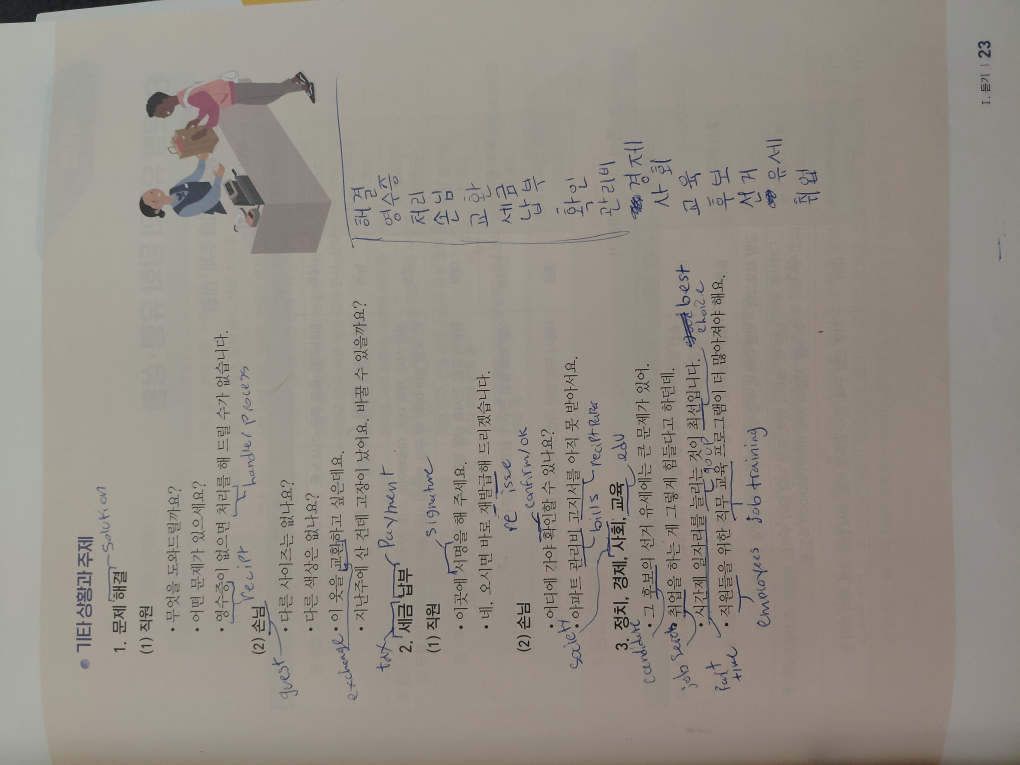
#> input picture texts/kr/edw/section1/pages/page004.jpg, 4080 x 3060 px (shown at 1/4 size)
$ python -i textbook_parser.py   (imports and definitions only)
#> lines starting #> are read from the running program, lines starting #| are printed output that depends on the picture
"""
Korean Textbook OCR
===================

Convert a folder of photographed/scanned textbook pages into one UTF-8 text
file using Tesseract OCR.

INSTALLATION — Ubuntu/Debian/Linux Mint
---------------------------------------

1. Install Tesseract and its Korean language model:

    sudo apt update
    sudo apt install tesseract-ocr tesseract-ocr-kor

2. Verify that Korean is installed:

    tesseract --list-langs

You should see:

    kor

3. This script uses Pillow for optional image preprocessing.

    python3 -m pip install --user pillow

If your Linux distribution blocks system pip installations, use a virtual
environment:

    python3 -m venv .venv
    source .venv/bin/activate
    pip install pillow


NO pytesseract package is required. This script calls the Tesseract program
directly.


BASIC USAGE
-----------

Put your textbook pages into a directory:

    textbook/
        page001.jpg
        page002.jpg
        page003.jpg
        ...


Then run:

    python3 korean_ocr.py textbook/ chapter1.txt


The resulting chapter1.txt will contain something like:

    ============================================================
    PAGE 1: page001.jpg
    ============================================================

    안녕하세요?
    오늘은 무엇을 합니까?

    ============================================================
    PAGE 2: page002.jpg
    ============================================================

    ...


KOREAN + ENGLISH
----------------

By default, the script recognizes both Korean and English:

    -l kor+eng

If the textbook is almost entirely Korean, you can use:

    python3 korean_ocr.py textbook/ chapter1.txt --lang kor


PREPROCESSING
-------------

Phone photographs can benefit from basic preprocessing.

Try:

    python3 korean_ocr.py textbook/ chapter1.txt --preprocess

This will:

    * convert the image to grayscale
    * increase contrast
    * upscale the image 2x
    * perform mild contrast enhancement

The original images are never modified.


PAGE SEGMENTATION
-----------------

The default Tesseract page segmentation mode is 3, which automatically
analyzes the page layout.

For a page that is mostly one block of text, you can try:

    python3 korean_ocr.py textbook/ chapter1.txt --psm 6


RECURSIVE DIRECTORIES
---------------------

If your pages are divided into subdirectories:

    textbook/
        lesson1/
            page001.jpg
            page002.jpg
        lesson2/
            page001.jpg
            page002.jpg

Use:

    python3 korean_ocr.py textbook/ textbook.txt --recursive


SUPPORTED IMAGE FORMATS
-----------------------

.jpg
.jpeg
.png
.tif
.tiff
.bmp
.webp


IMPORTANT
---------

OCR is performed entirely on your computer. The images are not uploaded
anywhere by this script.

The purpose here isn't to perfectly reproduce the textbook's visual layout.
For our eventual use — giving the textbook content to an AI to create
additional Korean study material — getting the actual Korean sentences,
vocabulary, questions, and instructions accurately is much more important.

Keep your original photographs. We can improve the preprocessing later if
the first OCR results aren't good enough.


TROUBLESHOOTING
---------------

If you get an error involving "kor.traineddata":

    sudo apt install tesseract-ocr-kor


If Tesseract isn't found:

    which tesseract
    tesseract --version


If the OCR quality is poor, first try:

    --preprocess

and/or:

    --psm 6

"""


import argparse
import re
import shutil
import subprocess
import sys
import tempfile
from pathlib import Path

try:
    from PIL import Image, ImageOps, ImageEnhance
except ImportError:
    print("ERROR: Pillow is not installed.")
    print()
    print("Install it with:")
    print("    python3 -m pip install --user pillow")
    sys.exit(1)


IMAGE_EXTENSIONS = {
    ".jpg",
    ".jpeg",
    ".png",
    ".tif",
    ".tiff",
    ".bmp",
    ".webp",
}


# [39 lines left out: functions natural_sort_key, find_images, not called in this run]


def preprocess_image(input_path, output_path):
    """
    Basic preprocessing for photographed textbook pages.

    Steps:
        1. grayscale
        2. automatic contrast
        3. 2x upscale
        4. mild contrast enhancement
    """
#> called with input_path = 'texts/kr/edw/section1/pages/page004.jpg', output_path = 'out.png'

    with Image.open(input_path) as image:

        # Convert to grayscale.
#> image is the input picture: PIL image 4080x3060 RGB; mean R, G, B 148.8, 142.8, 133.4
        image = image.convert("L")
#> image: PIL image 4080x3060 L

        # Improve black/white separation.
        image = ImageOps.autocontrast(image)
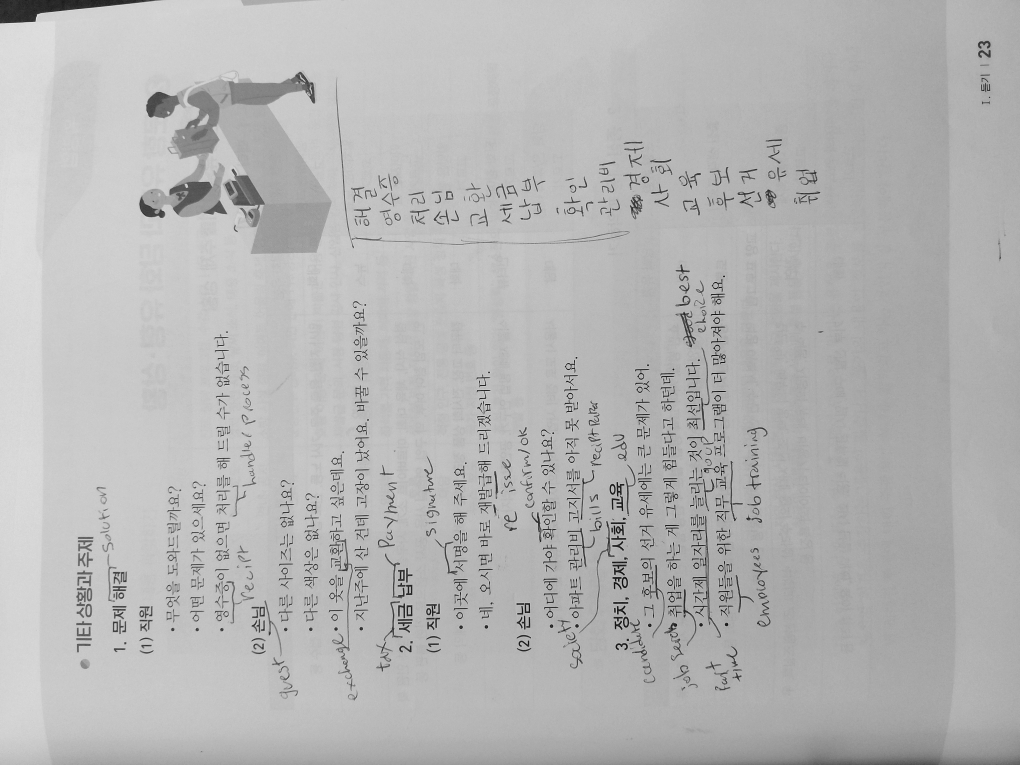
#> image: PIL image 4080x3060 L (shown at 1/4 size); min 0, max 254, mean 181.2

        # Upscale the text.
        image = image.resize(
            (
                image.width * 2,
                image.height * 2,
            ),
            Image.Resampling.LANCZOS,
        )
#> image: PIL image 8160x6120 L

        # Mild additional contrast enhancement.
        image = ImageEnhance.Contrast(image).enhance(1.15)

        image.save(output_path)


# [223 lines left out: functions run_tesseract, main, not called in this run]


# [2 lines not run here, left out]

>>> result = preprocess_image('texts/kr/edw/section1/pages/page004.jpg', 'out.png')
